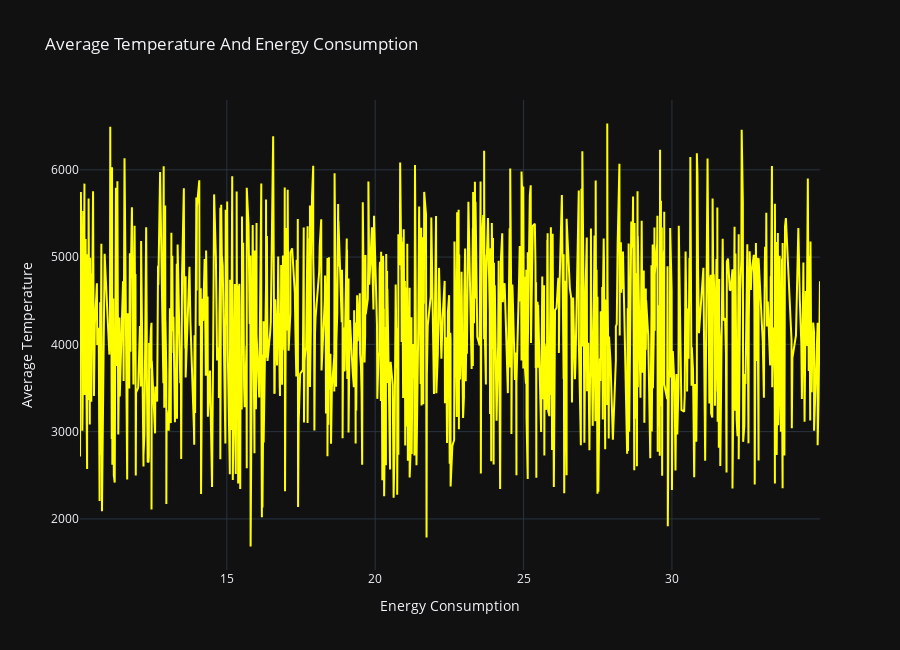

The notebook cell saved with this chart:
### Code cell
MultiLine_target3.show()

### Figure 1 — Plotly figure (JSON) as saved in the notebook; plotly's stock layout.template omitted (floating-point values rounded to 4 significant figures; data arrays with more than 128 entries replaced by an {"elided": "..."} marker saying what was removed)
{"data": [{"line": {"color": "yellow"}, "name": "Average Temperature", "x": {"elided": "1100 float values"}, "y": {"elided": "1100 float values"}, "type": "scatter"}], "layout": {"height": 650, "yaxis": {"title": {"text": "Average Temperature"}}, "xaxis": {"title": {"text": "Energy Consumption"}}, "title": {"text": "Average Temperature And Energy Consumption"}}}
